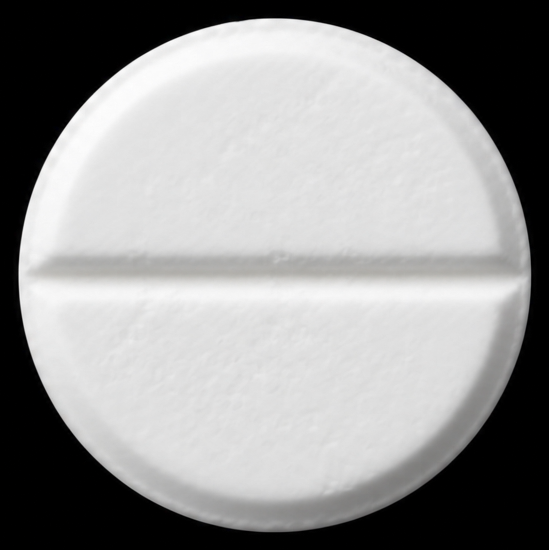
#> input picture computer_vision/rotate_images_correctly/round_pill.png, 549 x 550 px
$ jupyter execute rotate_images_correctly.ipynb
#> lines starting #> are read from the running program, lines starting #| are printed output that depends on the picture
# 1. Simple rotation

[cell 1]
import cv2
import matplotlib.pyplot as plt
import numpy as np

[cell 2]
def show_image(img: np.ndarray, title: str = "") -> None:
    plt.imshow(img, cmap="gray")
    plt.title(title)
    plt.axis("off")
    plt.show()

[cell 3]
round = cv2.imread("round_pill.png")
#> round is the input picture: shape (550, 549, 3); mean B, G, R 147.9, 148, 148
long = cv2.imread("long_pill.png")
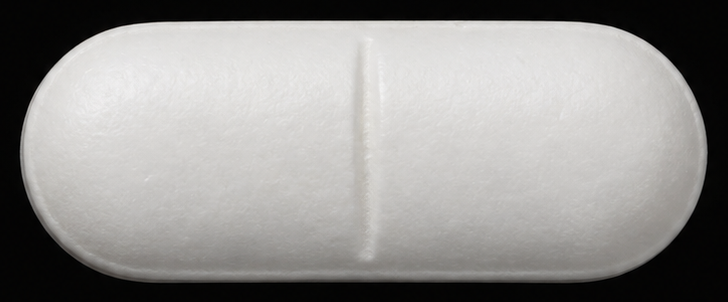
#> input picture computer_vision/rotate_images_correctly/long_pill.png, 728 x 302 px
#> long is the input picture: shape (302, 728, 3); mean B, G, R 144.4, 146.3, 147.7
show_image(round, "Round pill")
show_image(long, "Long pill")

[cell 4]
# Round pill rotate
(h, w, d) = round.shape
#> h = 550; w = 549; d = 3
center = (w // 2, h // 2)
#> center = (274, 275)
for angle in np.arange(0, 360, 15):
    M = cv2.getRotationMatrix2D(center, angle, 1.0)
    rotated = cv2.warpAffine(round, M, (w, h))
    cv2.imshow("Rotated", rotated)
    cv2.waitKey(0)
#> this loop made 24 passes
#> pass 2, `rotated = cv2.warpAffine(round, M, (w, h))`:
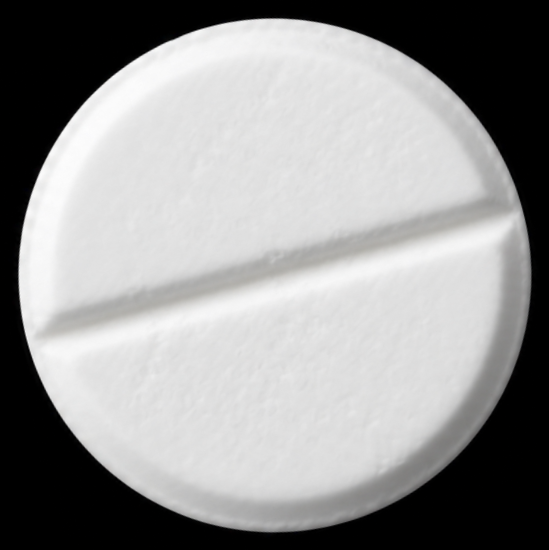
#> rotated: shape (550, 549, 3); mean B, G, R 147.9, 148, 148
#> pass 3, `rotated = cv2.warpAffine(round, M, (w, h))`:
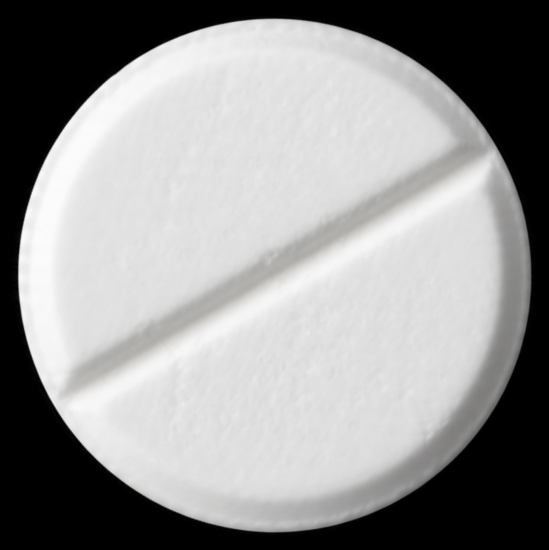
#> rotated: shape (550, 549, 3); mean B, G, R 147.9, 148, 148

[cell 5]
# Long pill rotate
(h, w, d) = long.shape
#> h = 302; w = 728
center = (w // 2, h // 2)
#> center = (364, 151)
for angle in np.arange(0, 360, 15):
    M = cv2.getRotationMatrix2D(center, angle, 1.0)
    rotated = cv2.warpAffine(long, M, (w, h))
    cv2.imshow("Rotated", rotated)
    cv2.waitKey(0)
#> this loop made 24 passes
#> M on passes 1 to 12: [[1, 0, 0], [0, 1, 0]], [[0.966, 0.259, -26.68], [-0.259, 0.966, 99.36]], [[0.866, 0.5, -26.73], [-0.5, 0.866, 202.2]], [[0.707, 0.707, -0.16], [-0.707, 0.707, 301.6]], [[0.5, 0.866, 51.23], [-0.866, 0.5, 390.7]], [[0.259, 0.966, 123.9], [-0.966, 0.259, 463.5]], [[6.12e-17, 1, 213], [-1, 6.12e-17, 515]], [[-0.259, 0.966, 312.4], [-0.966, -0.259, 541.7]], [[-0.5, 0.866, 415.2], [-0.866, -0.5, 541.7]], [[-0.707, 0.707, 514.6], [-0.707, -0.707, 515.2]], [[-0.866, 0.5, 603.7], [-0.5, -0.866, 463.8]], [[-0.966, 0.259, 676.5], [-0.259, -0.966, 391.1]]
#> pass 2, `rotated = cv2.warpAffine(long, M, (w, h))`:
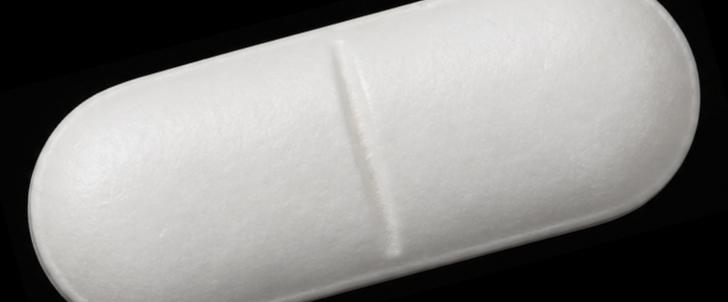
#> rotated: shape (302, 728, 3); mean B, G, R 136.6, 138.3, 139.7
#> pass 3, `rotated = cv2.warpAffine(long, M, (w, h))`:
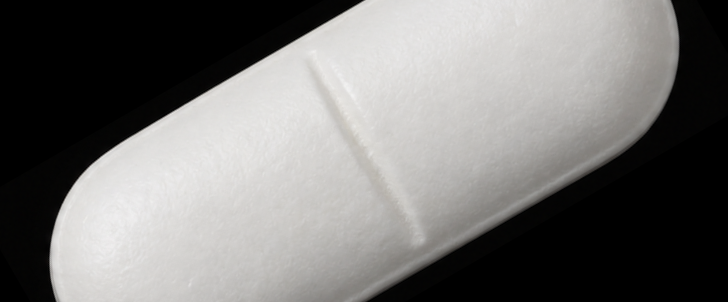
#> rotated: shape (302, 728, 3); mean B, G, R 116.1, 117.5, 118.6

- As you can see, when rotating the long pill, you will eventually encounter an issue where a part of it gets clipped, something that doesn't happen with the round pill. Let's find a way to fix this.

# 2. Correct rotation

[cell 6]
def correct_rotation(image, angle):
    # Take cor of the img
    # Rotate along the center of the img
    (h, w) = image.shape[:2]
    (cX, cY) = (w // 2, h // 2)

    # Get the sin, cos from rotation matrix
    M = cv2.getRotationMatrix2D((cX, cY), angle, 1.0)
    cos = np.abs(M[0, 0])
    sin = np.abs(M[0, 1])

    # Calculate the new h and w (draw the rectangle to understand)
    nw = int((h * sin) + (w * cos))
    nh = int((h * cos) + (w * sin))

    # Shift the shift part from rotation matrix
    M[0, 2] += (nw / 2) - cX
    M[1, 2] += (nh / 2) - cY


    return cv2.warpAffine(image, M, (nw, nh))

[cell 7]
(h, w, d) = round.shape
#> h = 550; w = 549
center = (w // 2, h // 2)
#> center = (274, 275)
for angle in np.arange(0, 360, 15):
    rotated = correct_rotation(round, angle)
    cv2.imshow("Rotated", rotated)
    cv2.waitKey(0)
#> this loop made 24 passes
#> (cos in correct_rotation, sin in correct_rotation, nw in correct_rotation, nh in correct_rotation) on passes 1, 2, 3, 4, 5, 6, 8, 9, 10: (1, 0, 549, 550), (0.966, 0.259, 672, 673), (0.866, 0.5, 750, 750), (0.707, 0.707, 777, 777), (0.5, 0.866, 750, 750), (0.259, 0.966, 673, 672), (0.259, 0.966, 673, 672), (0.5, 0.866, 750, 750), (0.707, 0.707, 777, 777)
#> (sin in correct_rotation, nw in correct_rotation, nh in correct_rotation) on pass 7: (1, 550, 549)
#> pass 2, `rotated = correct_rotation(round, angle)`:
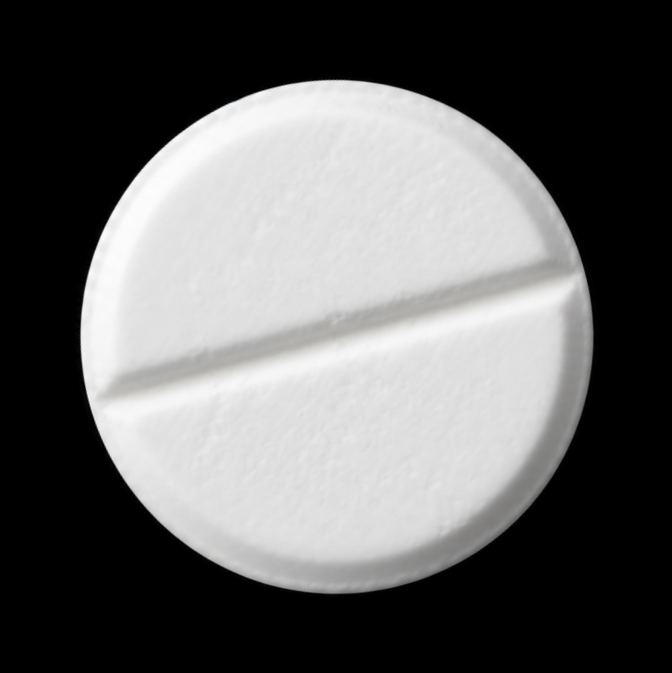
#> rotated: shape (673, 672, 3); mean B, G, R 98.7, 98.8, 98.8
#> pass 3, `rotated = correct_rotation(round, angle)`:
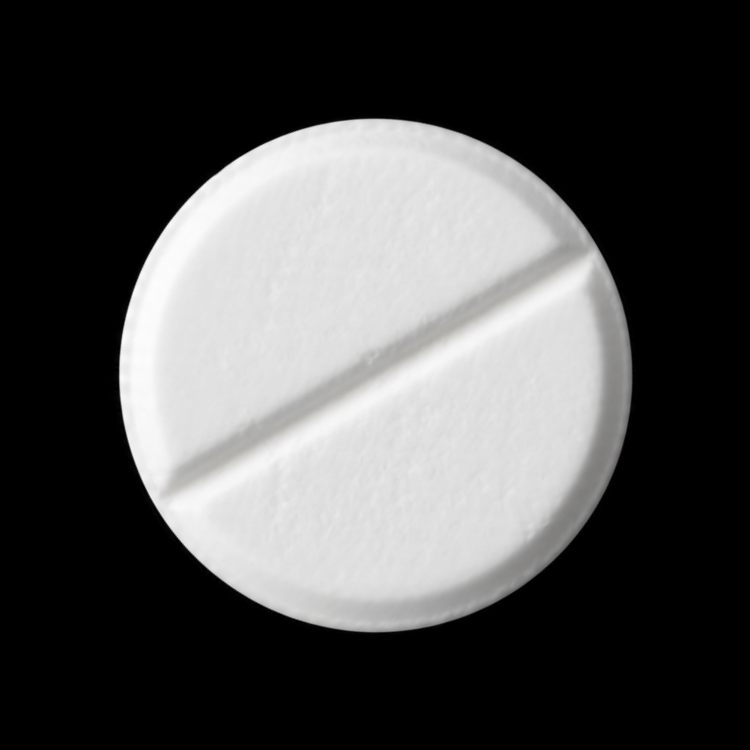
#> rotated: shape (750, 750, 3); mean B, G, R 79.4, 79.4, 79.5

[cell 8]
(h, w, d) = long.shape
#> h = 302; w = 728
center = (w // 2, h // 2)
for angle in np.arange(0, 360, 15):
    rotated = correct_rotation(long, angle)
    cv2.imshow("Rotated", rotated)
    cv2.waitKey(0)
#> this loop made 24 passes
#> (cos in correct_rotation, sin in correct_rotation, nw in correct_rotation, nh in correct_rotation) on passes 1, 2, 3, 4, 5, 6, 8, 9, 10: (1, 0, 728, 302), (0.966, 0.259, 781, 480), (0.866, 0.5, 781, 625), (0.707, 0.707, 728, 728), (0.5, 0.866, 625, 781), (0.259, 0.966, 480, 781), (0.259, 0.966, 480, 781), (0.5, 0.866, 625, 781), (0.707, 0.707, 728, 728)
#> (sin in correct_rotation, nw in correct_rotation, nh in correct_rotation) on pass 7: (1, 302, 728)
#> pass 2, `rotated = correct_rotation(long, angle)`:
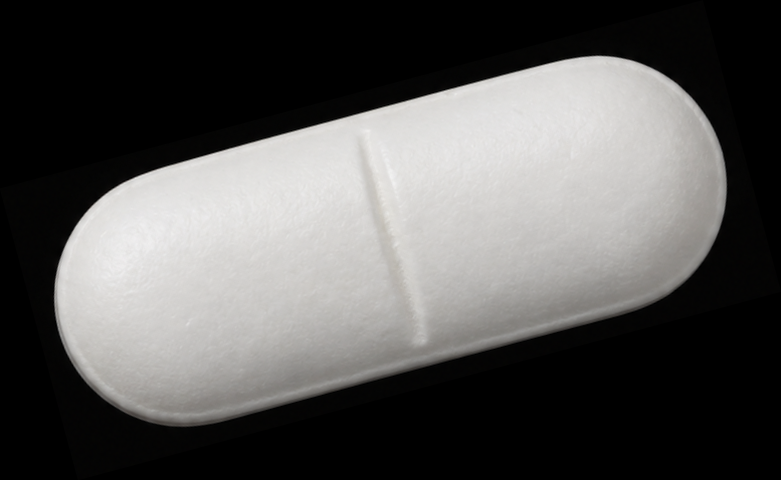
#> rotated: shape (480, 781, 3); mean B, G, R 84.7, 85.8, 86.6
#> pass 3, `rotated = correct_rotation(long, angle)`:
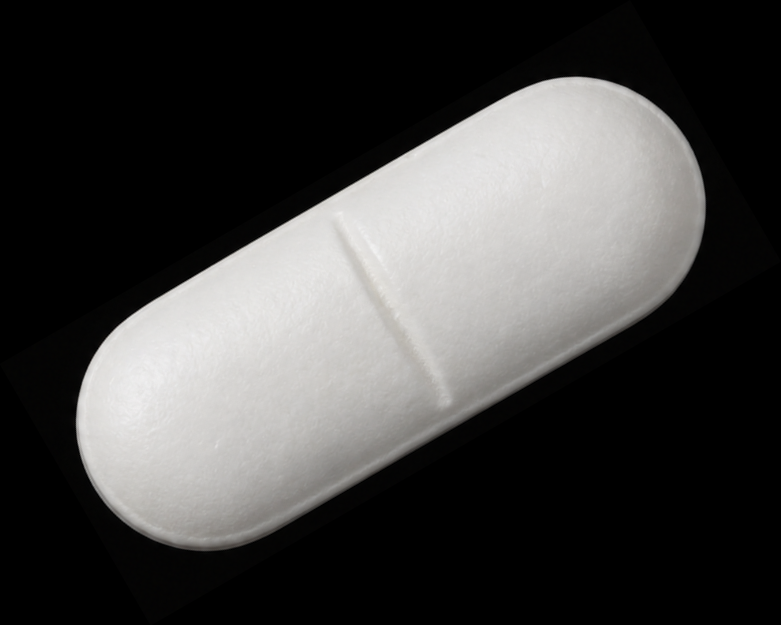
#> rotated: shape (625, 781, 3); mean B, G, R 65.1, 65.9, 66.5
